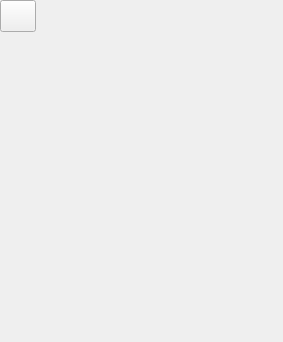
<?xml version="1.0" encoding="UTF-8"?>
<ui version="4.0">
 <class>craftTable</class>
 <widget class="QWidget" name="craftTable">
  <property name="geometry">
   <rect>
    <x>0</x>
    <y>0</y>
    <width>283</width>
    <height>342</height>
   </rect>
  </property>
  <property name="windowTitle">
   <string>Form</string>
  </property>
  <widget class="QPushButton" name="pushButton">
   <property name="geometry">
    <rect>
     <x>0</x>
     <y>0</y>
     <width>36</width>
     <height>32</height>
    </rect>
   </property>
   <property name="sizePolicy">
    <sizepolicy hsizetype="Maximum" vsizetype="Maximum">
     <horstretch>24</horstretch>
     <verstretch>0</verstretch>
    </sizepolicy>
   </property>
   <property name="minimumSize">
    <size>
     <width>24</width>
     <height>24</height>
    </size>
   </property>
   <property name="text">
    <string/>
   </property>
   <property name="icon">
    <iconset resource="resources.qrc">
     <normaloff>:/icons/save_icon</normaloff>:/icons/save_icon</iconset>
   </property>
   <property name="iconSize">
    <size>
     <width>24</width>
     <height>24</height>
    </size>
   </property>
  </widget>
 </widget>
 <resources>
  <include location="resources.qrc"/>
 </resources>
 <connections/>
</ui>
